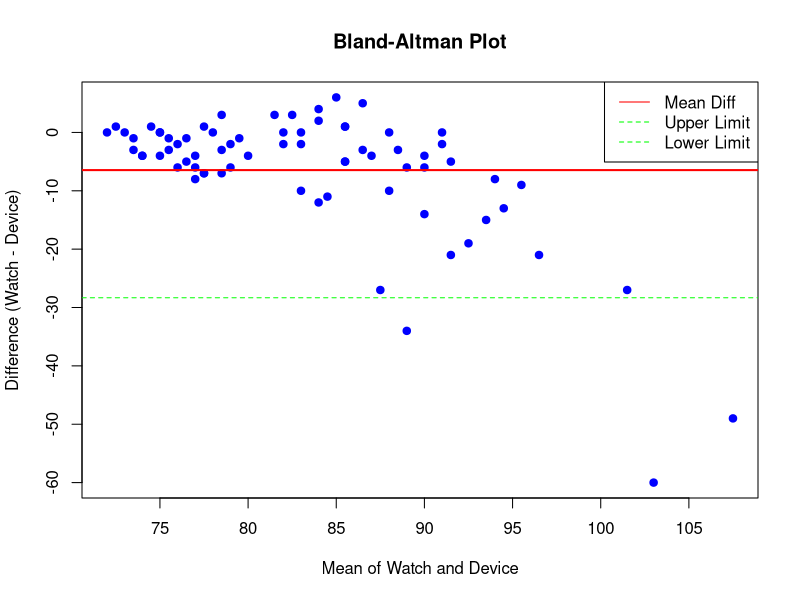

Recreate this plot in R.
#import dataset
library(openxlsx)
library(ggplot2)
# sheet 3 is the sheet with the after coffee data
data <- read.xlsx("dataset.xlsx", sheet = 2)

# Step 1: Calculate the difference and mean of the two measurements
data$diff <- data$watch - data$device
data$mean <- (data$watch + data$device) / 2

# Step 2: Calculate the mean difference and standard deviation of the difference
mean_diff <- mean(data$diff)                  # 差值均值
sd_diff <- sd(data$diff)                      # 差值的标准差
upper_limit <- mean_diff + 1.96 * sd_diff     # 上限
lower_limit <- mean_diff - 1.96 * sd_diff     # 下限

# Step 3: plot Bland-Altman figure
plot(data$mean, data$diff, main="Bland-Altman Plot",
     xlab="Mean of Watch and Device", ylab="Difference (Watch - Device)",
     pch=19, col="blue")
abline(h=mean_diff, col="red", lwd=2)         # mean diff
abline(h=upper_limit, col="green", lty=2)     # consistency upper
abline(h=lower_limit, col="green", lty=2)     # consistency lower
legend("topright", legend=c("Mean Diff", "Upper Limit", "Lower Limit"),
       col=c("red", "green", "green"), lty=c(1, 2, 2))


library(dplyr)

precision_analysis <- data %>%
  group_by(observation) %>%
  summarise(
    mean_watch = mean(watch),
    sd_watch = sd(watch),
    cv_watch = (sd(watch) / mean(watch)) * 100,
    mean_device = mean(device),
    sd_device = sd(device),
    cv_device = (sd(device) / mean(device)) * 100  # 变异系数，以百分比表示
  )

print(precision_analysis)